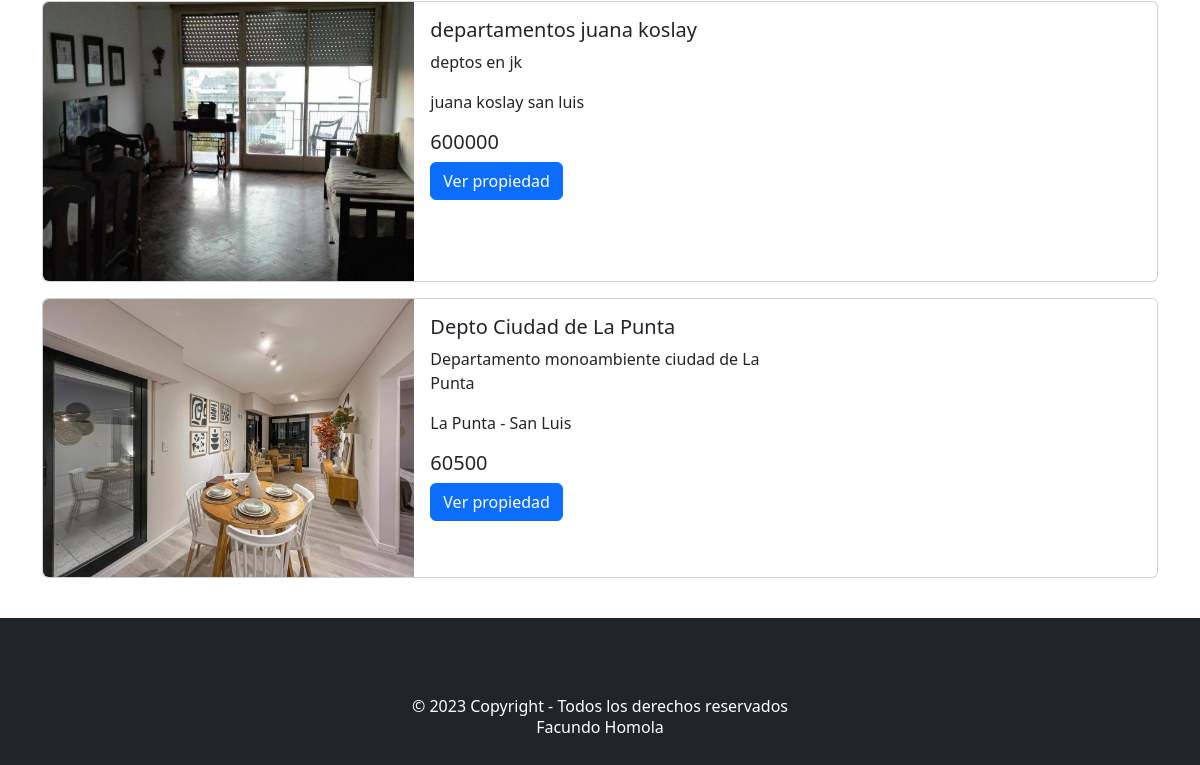
Before: /duenio.php?duenio=silvia60 (lower part) with the older database file.
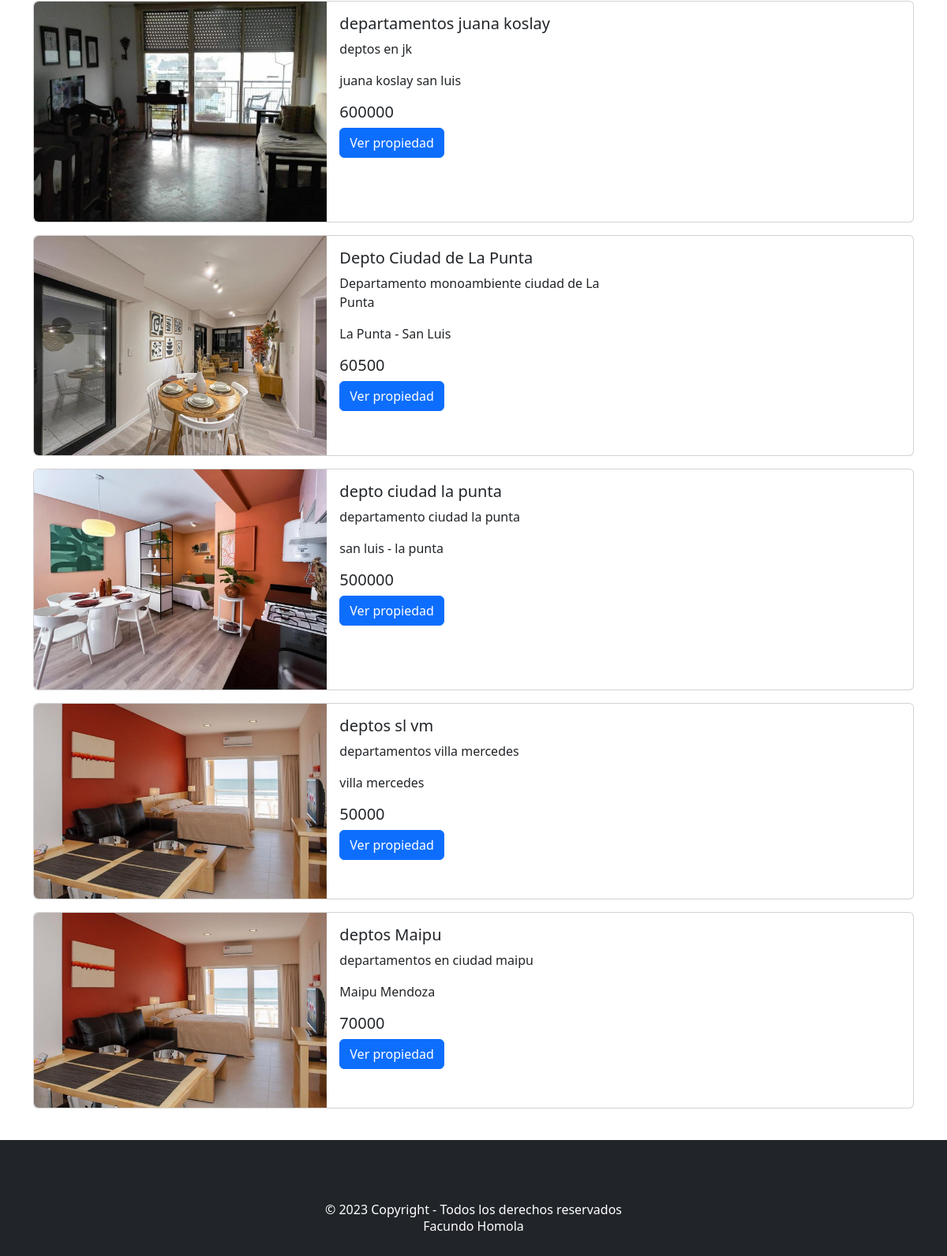
After: the same page with the newer database file.
### tables this page shows
CREATE TABLE `alquileres` (
  `id` int(11) NOT NULL,
  `titulo` varchar(250) NOT NULL,
  `descripcion` text NOT NULL,
  `ubicacion` varchar(250) NOT NULL,
  `servicios` varchar(250) NOT NULL,
  `costo` int(11) NOT NULL,
  `tminimo` date NOT NULL,
  `tmaximo` date NOT NULL,
  `cupo` int(11) NOT NULL,
  `id_user` int(11) NOT NULL,
  `estado_alquiler` int(11) NOT NULL
);

CREATE TABLE `fotos` (
  `id_foto` int(11) NOT NULL,
  `nombre` varchar(250) NOT NULL,
  `id_alquiler` int(11) NOT NULL
);

### duenio.php (the view, shortened to what this page needs)
<!DOCTYPE html>
<html lang="en">
<head>
    <link href="css/bootstrap.min.css" rel="stylesheet">
    <link href="css/style.css" rel="stylesheet">
</head>
<body>
<?php
    require('includes/header.php');
?>
<?php
$name_user = $_GET['duenio'];
$sql = "SELECT * FROM usuarios WHERE user='$name_user'";
$result=mysqli_query($conexion,$sql);
$usuario=mysqli_fetch_array($result);
$id_user = $usuario['id_user'];
?>
<div class="container-lg">
    <?php
        $sql_alquiler = "SELECT * FROM alquileres WHERE id_user = '$id_user'";
        $result_alquiler = mysqli_query($conexion, $sql_alquiler);
        while ($mostrar_alquiler = mysqli_fetch_array($result_alquiler)) {
        $id_alquiler = $mostrar_alquiler['id'];
    ?>
        <div class="row">
            <div class="col-12 col-lg-12 col-md-12 col-sm-12">
                <div class="card mb-3" style="max-width: 100%;">
                    <div class="row g-0">
                        <div class="col-md-4">
                            <?php
                                $sql_foto = "SELECT * FROM fotos WHERE id_alquiler = '$id_alquiler'";
                                $result_foto = mysqli_query($conexion, $sql_foto);
                                $mostrar_foto = mysqli_fetch_array(($result_foto));
                                $img = $mostrar_foto['nombre'];
                                $ruta = "files/" . $name_user . "/" . $id_alquiler . "/" . $img;
                            ?>
                            <img src=" <?php echo $ruta; ?>" class="img-fluid rounded-start" alt="">
                        </div>
                        <div class="m-3 col-md-4">
                            <h5 class="card-title"> <?php echo $mostrar_alquiler['titulo']; ?> </h5>
                            <p class="card-text"> <?php echo $mostrar_alquiler['descripcion']; ?> </p>
                            <p class="card-text"> <?php echo $mostrar_alquiler['ubicacion']; ?> </p>
                            <h5 class="card-title"> <?php echo $mostrar_alquiler['costo']; ?> </h5>
                            <a href="propiedad.php?idalquiler=<?php echo $id_alquiler; ?>" class="btn btn-primary">Ver propiedad</a>
                        </div>
                    </div>
                </div>
            </div>
        </div>
    <?php
        }
    ?>
</div>
<?php
    require('includes/footer.php');
?>
</body>
</html>

Changed rows visible on the page:
added alquileres: id.nombre (picture), titulo "depto ciudad la punta", descripcion "departamento ciudad la punta", ubicacion "san luis - la punta", costo "500000"
added alquileres: id.nombre (picture), titulo "deptos sl vm", descripcion "departamentos villa mercedes", ubicacion "villa mercedes", costo "50000"
added alquileres: id.nombre (picture), titulo "deptos Maipu", descripcion "departamentos en ciudad maipu", ubicacion "Maipu Mendoza", costo "70000"
